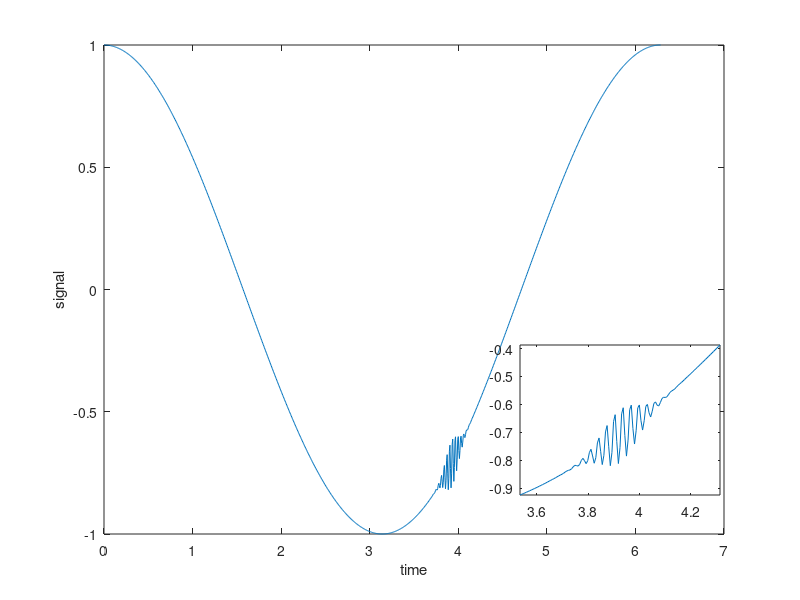

Write MATLAB code to recreate this figure.
close all;
t = linspace(0,2*pi,1000); % values in time
x = cos(t); % a sinusoid
perturbation = 0.1*exp((-(t-5*pi/4).^2)/.01).*sin(200*t); % a perturbation
signal = x+perturbation; % a signal to plot
% plot signal on new figure
figure,plot(t,x+perturbation)
xlabel('time'),ylabel('signal')
% create a new pair of axes inside current figure
axes('position',[.65 .175 .25 .25])
box on % put box around new pair of axes
indexOfInterest = (t < 11*pi/8) & (t > 9*pi/8); % range of t near perturbation
plot(t(indexOfInterest),signal(indexOfInterest)) % plot on new axes
axis tight